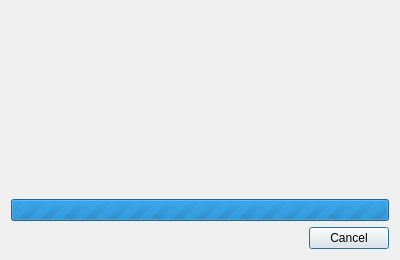
<?xml version="1.0" encoding="UTF-8"?>
<ui version="4.0">
 <class>BuildDB</class>
 <widget class="QDialog" name="BuildDB">
  <property name="geometry">
   <rect>
    <x>0</x>
    <y>0</y>
    <width>400</width>
    <height>260</height>
   </rect>
  </property>
  <property name="windowTitle">
   <string>Build Pinyin Toolkit Database</string>
  </property>
  <layout class="QVBoxLayout" name="verticalLayout_2">
   <item>
    <widget class="QLabel" name="explanationLabel">
     <property name="wordWrap">
      <bool>true</bool>
     </property>
     <property name="openExternalLinks">
      <bool>true</bool>
     </property>
    </widget>
   </item>
   <item>
    <widget class="QProgressBar" name="progressBar">
     <property name="maximum">
      <number>0</number>
     </property>
     <property name="value">
      <number>-1</number>
     </property>
    </widget>
   </item>
   <item>
    <widget class="QDialogButtonBox" name="cancelButtonBox">
     <property name="standardButtons">
      <set>QDialogButtonBox::Cancel</set>
     </property>
    </widget>
   </item>
  </layout>
 </widget>
 <resources/>
 <connections/>
</ui>
